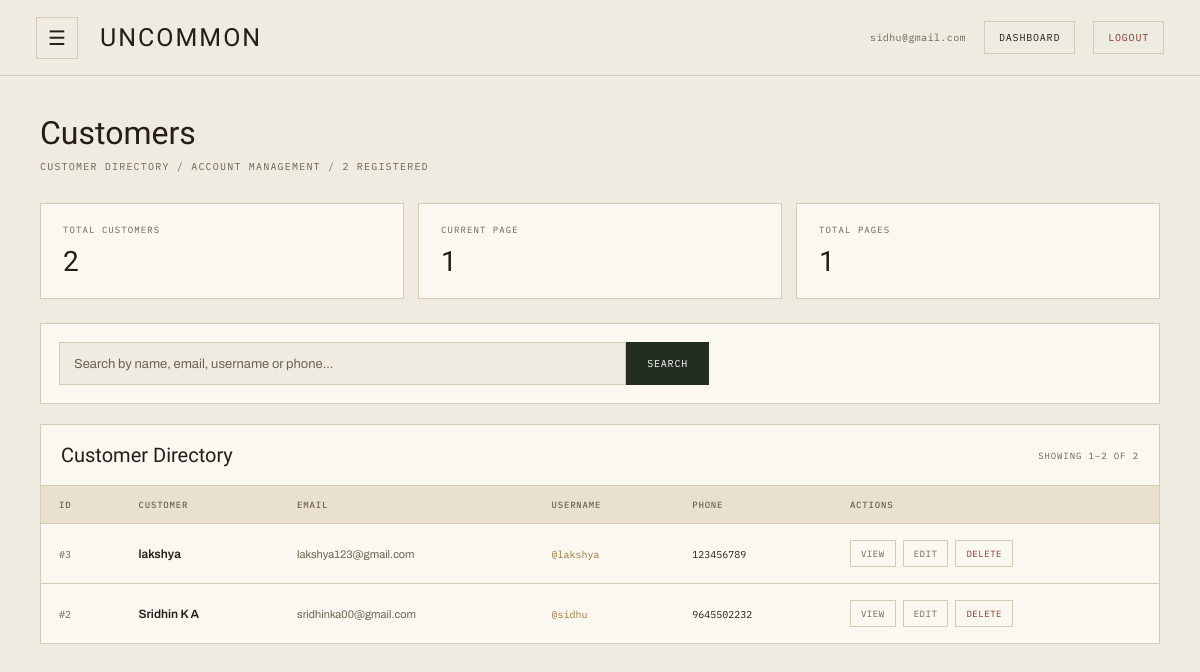
/admin_panel/customers/ (signed in), run on an earlier commit of the app's database.
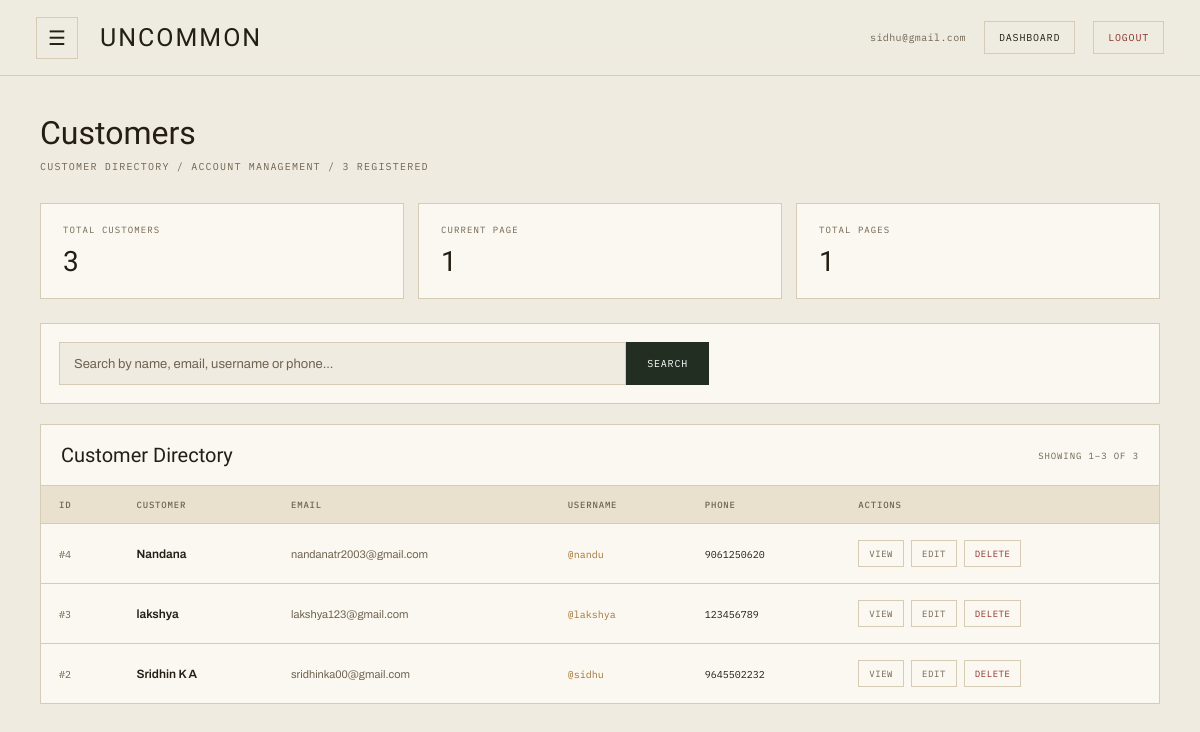
And on a later commit of the database.
### customer/models.py (models this page shows, shortened)
class Customer(models.Model):
    name = models.CharField(max_length=100)
    email = models.EmailField(unique=True)
    phone = models.CharField(max_length=20)
    username = models.CharField(max_length=100, unique=True)
    password = models.CharField(max_length=255)

### admin_panel/views.py (the view, shortened to what this page needs)
# urls.py: path('customers/', view_customers, name='view_customers'),
def view_customers(request):
    if 'admin' not in request.session:
        return redirect('home')
    admin = get_object_or_404(
        Admin,
        id=request.session['admin']
    )
    customers = Customer.objects.all().order_by('-id')
    search = request.GET.get('search', '').strip()
    total_customers = Customer.objects.count()
    paginator = Paginator(customers, 10)
    page_obj = paginator.get_page(
        request.GET.get('page')
    )
    return render(
        request,
        'admin_panel/customers.html',
        {
            'admin': admin,
            'page_obj': page_obj,
            'search': search,
            'total_customers': total_customers,
        }
    )

### templates/admin_panel/customers.html (shortened to what the changed rows need)
{% load static %}
<!DOCTYPE html>
<html lang="en">
<head>
</head>
<body>
<main>
    <section class="page-header">
        <h1 class="page-title">
            Customers
        </h1>
        <p class="page-subtitle">
            Customer directory / Account management / {{ total_customers }} registered
        </p>
    </section>
    <section class="stats-grid">
        <div class="stat-card">
            <div class="stat-label">
                Total Customers
            </div>
            <div class="stat-value">
                {{ total_customers }}
            </div>
        </div>
    </section>
    <section class="table-card">
        <div class="table-header">
            <div class="table-heading">
                Customer Directory
            </div>
            <div class="table-count">
                {% if page_obj %}
                    Showing {{ page_obj.start_index }}–{{ page_obj.end_index }}
                    of {{ page_obj.paginator.count }}
                {% else %}
                    0 customers
                {% endif %}
            </div>
        </div>
        {% if page_obj.object_list %}
            <div class="table-wrapper">
                <table>
                    <thead>
                        <tr>
                            <th>ID</th>
                            <th>Customer</th>
                            <th>Email</th>
                            <th>Username</th>
                            <th>Phone</th>
                            <th>Actions</th>
                        </tr>
                    </thead>
                    <tbody>
                        {% for customer in page_obj %}
                            <tr>
                                <td>
                                    <span class="customer-id">
                                        #{{ customer.id }}
                                    </span>
                                </td>
                                <td>
                                    <div class="customer-name">
                                        {{ customer.name }}
                                    </div>
                                </td>
                                <td>
                                    <div class="customer-email">
                                        {{ customer.email }}
                                    </div>
                                </td>
                                <td>
                                    <span class="username">
                                        @{{ customer.username }}
                                    </span>
                                </td>
                                <td>
                                    <span class="phone">
                                        {{ customer.phone }}
                                    </span>
                                </td>
                                <td>
                                    <div class="action-group">
                                        <button
                                            type="button"
                                            class="action-btn view-btn"
                                            data-name="{{ customer.name }}"
                                            data-email="{{ customer.email }}"
                                            data-username="{{ customer.username }}"
                                            data-phone="{{ customer.phone }}"
                                            data-id="{{ customer.id }}"
                                            onclick="openViewModal(this)"
                                        >
                                            View
                                        </button>
                                        <button
                                            type="button"
                                            class="action-btn edit-btn"
                                            data-url="{% url 'edit_customer' customer.id %}"
                                            data-name="{{ customer.name }}"
                                            data-email="{{ customer.email }}"
                                            data-username="{{ customer.username }}"
                                            data-phone="{{ customer.phone }}"
                                            onclick="openEditModal(this)"
                                        >
                                            Edit
                                        </button>
                                        <button
                                            type="button"
                                            class="action-btn delete-btn"
                                            data-url="{% url 'delete_customer' customer.id %}"
                                            data-name="{{ customer.name }}"
                                            onclick="openDeleteModal(this)"
                                        >
                                            Delete
                                        </button>
                                    </div>
                                </td>
                            </tr>
                        {% endfor %}
                    </tbody>
                </table>
            </div>
        {% endif %}
    </section>
</main>
</body>
</html>

What changed in the data, as far as the page shows it:
added Customer: id "4", name "Nandana", email "nandanatr2003@gmail.com", username "nandu", phone "9061250620"
Also different on the page:
{{ total_customers }}: "2" → "3"
{{ page_obj.end_index }}: "2" → "3"
{{ page_obj.paginator.count }}: "2" → "3"
